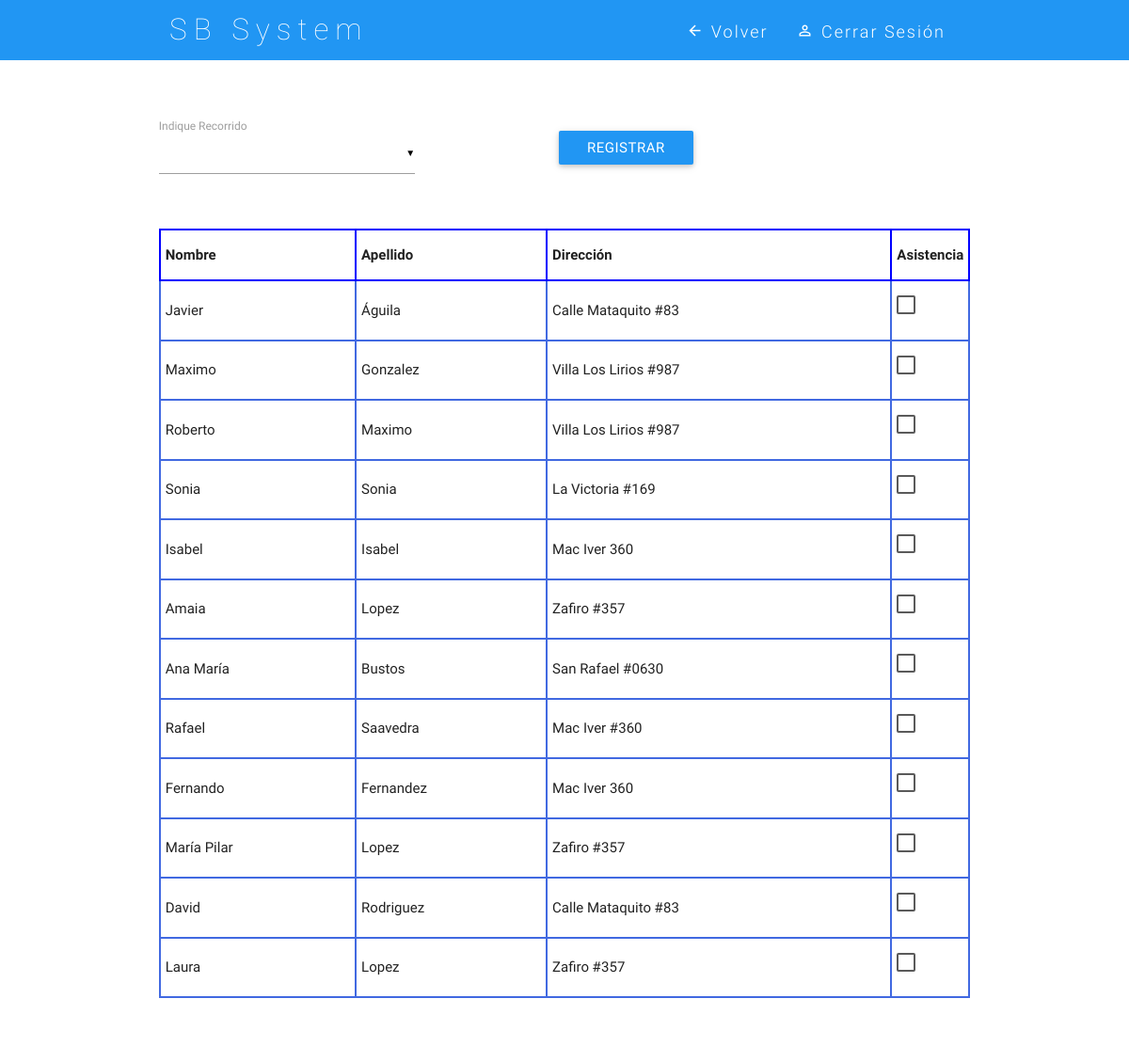
The page /asistencia.php on the database its author committed.
### tables this page shows
CREATE TABLE IF NOT EXISTS `alumnos` (
  `rut` varchar(20) NOT NULL COMMENT 'Registra el rut del alumno',
  `nombre` varchar(20) NOT NULL COMMENT 'Registra el nombre del alumno',
  `apellido` varchar(20) NOT NULL COMMENT 'Registra el apellido del alumno',
  `fecha` varchar(50) NOT NULL COMMENT 'Registra la fecha de nacimiento del alumno',
  `direccion` varchar(50) NOT NULL COMMENT 'Registra la direccion del alumno',
  `rut_apo` varchar(20) NOT NULL COMMENT 'Registra el rut del apoderado a cargo del alumno',
  `colegio` mediumint(9) NOT NULL COMMENT 'Registra el colegio del alumno',
  `coordenadas` varchar(60) NOT NULL COMMENT 'Registra las coordenadas del hogar del alumno',
  `causal` varchar(50) NOT NULL,
  `estado` varchar(20) NOT NULL COMMENT 'Almacena si el alumno sigue activo en el sistema',
  PRIMARY KEY (`rut`),
  KEY `rut_apo` (`rut_apo`),
  KEY `colegio` (`colegio`)
);

### utilidades.php (the view, shortened to what this page needs)
<?php
class utilidades
{
    private $m;
    private function conexion(){
        $this->m = new MySQLi("localhost","root","","sbsystem");
    }
                ?>
            <?php
    public function listaralumno3(){
        $sql = "select rut, nombre, apellido, direccion from alumnos where estado='ACTIVO' limit 12";
        $sentencia = $this->m->query($sql);
        while($rs = $sentencia->fetch_array(MYSQLI_BOTH)){
            echo "<tr style=\"border: 2px solid royalblue\">";
            echo "<td style=\"border: 2px solid royalblue\">" . $rs[1] . "</td>";
            echo "<td style=\"border: 2px solid royalblue\">" . $rs[2] . "</td>";
            echo "<td style=\"border: 2px solid royalblue\">" . $rs[3] . "</td>";
            echo "<td style=\"border: 2px solid royalblue\"><input type='checkbox' class='filled-in' id='. $rs[0] .' name='. $rs[0] .'><label for='. $rs[0] .'></td>";
        }
        return $sentencia;
    }
}

### rows shown on the page
alumnos: nombre "Javier", apellido "Águila", direccion "Calle Mataquito #83"
alumnos: nombre "Maximo", apellido "Gonzalez", direccion "Villa Los Lirios #987"
alumnos: nombre "Roberto", apellido "Maximo", direccion "Villa Los Lirios #987"
alumnos: nombre "Sonia", apellido "Sonia", direccion "La Victoria #169"
alumnos: nombre "Isabel", apellido "Isabel", direccion "Mac Iver 360"
alumnos: nombre "Amaia", apellido "Lopez", direccion "Zafiro #357"
alumnos: nombre "Ana María", apellido "Bustos", direccion "San Rafael #0630"
alumnos: nombre "Rafael", apellido "Saavedra", direccion "Mac Iver #360"
alumnos: nombre "Fernando", apellido "Fernandez", direccion "Mac Iver 360"
alumnos: nombre "María Pilar", apellido "Lopez", direccion "Zafiro #357"
alumnos: nombre "David", apellido "Rodriguez", direccion "Calle Mataquito #83"
alumnos: nombre "Laura", apellido "Lopez", direccion "Zafiro #357"
